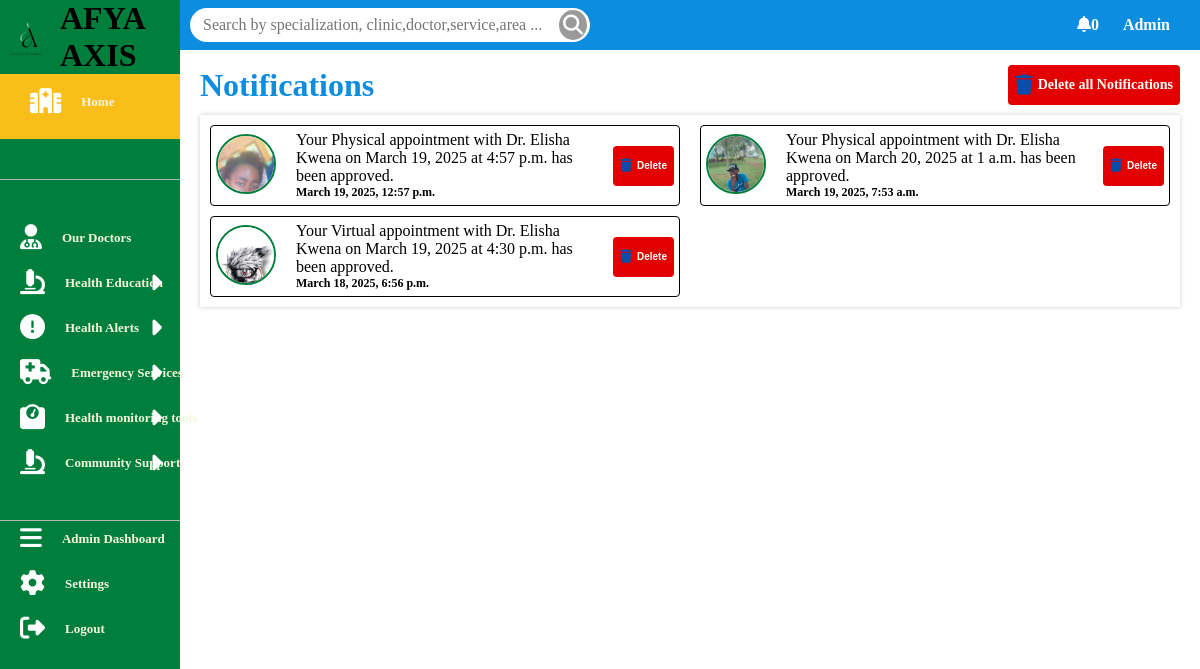
The app's page /notifications/user/ (signed in), older data.
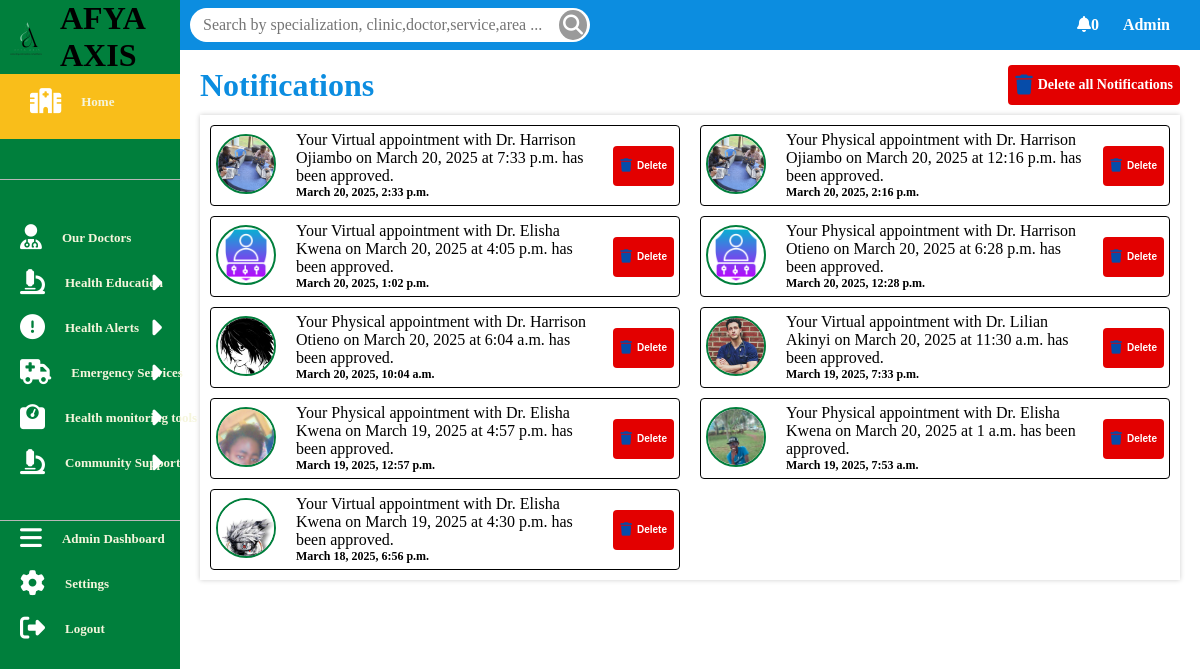
The same page, newer data.
### notifications/models.py (models this page shows, shortened)
class Notification(models.Model):
    user = models.ForeignKey(User, on_delete=models.CASCADE, related_name='notifications')
    message = models.TextField()
    created_at = models.DateTimeField(auto_now_add=True)
    is_read = models.BooleanField(default=False)
    profile_picture_url = models.URLField(blank=True, null=True)
    doctor_name = models.CharField(max_length=255, blank=True, null=True)
    clinic_name = models.CharField(max_length=255, blank=True, null=True)
    appointment_date = models.DateField(blank=True, null=True)
    appointment_time = models.TimeField(blank=True, null=True)
    appointment_type = models.CharField(max_length=255, blank=True, null=True)
    rejection_reason = models.TextField(blank=True, null=True)
    applicant_username = models.CharField(max_length=255, blank=True, null=True)  # Add this field
    applicant_first_name = models.CharField(max_length=255, blank=True, null=True)  # Add this field
    applicant_last_name = models.CharField(max_length=255, blank=True, null=True)  # Add this field

### notifications/views.py (the view)
# urls.py: path('user/', views.user_notifications, name='user_notifications'),
@login_required
def user_notifications(request):
    notifications = request.user.notifications.all().order_by('-created_at')
    context = {
        'notifications': notifications
    }
    return render(request, 'notifications/user_notifications.html', context)

### notifications/templatetags/notification_tags.py (called while the page is built)
@register.simple_tag(takes_context=True)
def user_unread_notifications_count(context):
    user = context['user']
    if user.is_authenticated:
        return Notification.objects.filter(user=user, is_read=False).count()
    return 0

### templates/notifications/user_notifications.html (shortened to what this page needs)
{% extends "base/layout.html" %}
{% load static %}
{% load notification_tags %}
{% block content %}
<div class="notificationsection">
    <div class="notificationstop">
        <h1>Notifications</h1>
        <form action="{% url 'delete_all_notifications' %}" method="post">
            <button>
                <i class="fa-solid fa-trash"></i>
                <h2>Delete all Notifications</h2>
            </button>
        </form>
    </div>
    <div class="notificationbox">
        {% for notification in notifications %}
        <div class="notifictiondiv">
            <div class="notificationleft">
                {% if notification.profile_picture_url %}
                <img src="{{ notification.profile_picture_url }}" alt="Profile Picture">
                {% else %}
                <img src="{% static 'images/admin-settings.png' %}" alt="">
                {% endif %}
            </div>
            {% if notification.rejection_reason %}
            <div class="notificationight">
                <p> Your {{ notification.appointment_type }}  with Dr. {{ notification.doctor_name }} on {{ notification.appointment_date }} at {{ notification.appointment_time }} has been disapproved due to {{ notification.rejection_reason }}.</p>
                <p style="font-size:12px;font-weight:900;"><strong>{{notification.created_at}}</strong></p>
            </div>
            {% else %}
            <div class="notificationight">
                <p> Your {{ notification.appointment_type }} appointment with {{ notification.doctor_name }} on {{ notification.appointment_date }} at {{ notification.appointment_time }} has been approved.</p>
                <p style="font-size:12px;font-weight:900;"><strong>{{notification.created_at}}</strong></p>
            </div>
            {% endif %}
            <div class="actionnote">
                {% if not notification.is_read %}
                <a class="mark" href="{% url 'mark_as_read_user' notification.id %}">Mark as read</a>
                {% else %}
                <form action="{% url 'delete_notification' notification.id %}" method="post">
                    <button class="deletemessage">
                        <i class="fa-solid fa-trash"></i>
                        <h2>Delete</h2>
                    </button>
                </form>
                {% endif %}
            </div>
        </div>
        {% empty %}
        <p style="font-size:16px;font-weight:800;">There are no notifications currently.</p>
        {% endfor %}
    </div>
</div>
{% endblock %}

### templates/base/layout.html (shortened to what this page needs)
{%load static%}
{% load notification_tags %}
<!DOCTYPE html>
<html lang="en">
<head>
    <link rel="stylesheet" href="{% static 'css/main.css'%}">
    <link rel="stylesheet" href="https://cdn.jsdelivr.net/npm/swiper@11.2.5/swiper-bundle.min.css">
    <link rel="stylesheet" href="{% static 'css/responsive.css' %}">
</head>
<body>
    <main>
        <div class="bodycontent">
            {% if user.is_staff and not user.is_superuser %}
                {% include 'doctors/sidebar.html' %}
            {% else %}
                {% include 'components/sidebar.html' %}
            {% endif %}
            <div class="mainbar">
                <div class="maincontents">
                    {%include 'components/navbar.html'%}
                    <div class="main">
                        {% block content %}
                        {% endblock %}
                    </div>
                </div>
            </div>
        </div>
    </main>
</body>
</html>

### templates/components/sidebar.html (shortened to what this page needs)
{%load static%}
<div class="sidebar">
    <div class="sidebarbox">
        <div class="head">
            <img src="{% static 'images/logo.png' %}" alt="">
            <h1>AFYA AXIS</h1>
        </div>
        <div class="topbox">
            <ul>
                <li><a href="{% url 'home' %}">
                    <i class="fa-solid fa-hospital"></i>
                    <h2>Home</h2>
                </a></li>
            </ul>
        </div>
        <hr>
        <div class="middlebox">
            <ul>
                <li>
                    <a href="{% url 'doctor_list' %}">
                    <i class="fa-solid fa-user-doctor"></i>
                    <h2>Our Doctors</h2>
                </a>
                </li>
                <li class="dropdown">
                    <a class="dropdown-btn">
                        <i class="fa-solid fa-microscope"></i>
                        <h2>Health Education</h2>
                        <i class="fa-solid fa-caret-down dropdown-icon"></i>
                    </a>
                </li>
                <li class="dropdown">
                    <a class="dropdown-btn">
                        <i class="fa-solid fa-circle-exclamation"></i>
                        <h2>Health Alerts</h2>
                        <i class="fa-solid fa-caret-down dropdown-icon"></i>
                    </a>
                </li>
                <li class="dropdown">
                    <a class="dropdown-btn">
                        <i class="fa-solid fa-truck-medical"></i>
                        <h2>Emergency Services</h2>
                        <i class="fa-solid fa-caret-down dropdown-icon"></i>
                    </a>
                </li>
                <li class="dropdown">
                    <a class="dropdown-btn">
                        <i class="fa-solid fa-weight-scale"></i>
                        <h2>Health monitoring tools</h2>
                        <i class="fa-solid fa-caret-down dropdown-icon"></i>
                    </a>
                </li>
                <li class="dropdown">
                    <a class="dropdown-btn">
                        <i class="fa-solid fa-microscope"></i>
                        <h2>Community Support</h2>
                        <i class="fa-solid fa-caret-down dropdown-icon"></i>
                    </a>
                </li>
            </ul>
        </div>
        <hr>
        <div class="bottombox">
            <ul>
                {% if user.is_authenticated and user.is_staff%}
                <li><a href="{% url 'dashboard_home' %}">
                    <i class="fa-solid fa-bars"></i>
                    <h2>Admin Dashboard</h2>
                </a></li>
                {%endif%}
                <li><a href="">
                    <i class="fa-solid fa-gear"></i>
                    <h2>Settings</h2>
                </a></li>
                {% if user.is_authenticated%}
                <li><a href="{% url 'logout' %}">
                    <i class="fa-solid fa-right-from-bracket"></i>
                    <h2>Logout</h2>
                </a></li>
                {%endif%}
            </ul>
        </div>
    </div>
</div>

### templates/components/navbar.html (shortened to what this page needs)
{% load notification_tags %}
<div class="maintop">
    <div class="search">
        <form action="{% url 'search'%}" method="GET">
            <input id="query" name="q" type="text" placeholder="Search by specialization, clinic,doctor,service,area ...">
            <button id="submit"><i class="fa-solid fa-magnifying-glass"></i></button>
        </form>
    </div>
    <div class="menus">
        {%if user.is_authenticated%}
        <div class="accounts">
            <a href="{% url 'user_notifications' %}"><i class="fa-solid fa-bell"></i><span>{% user_unread_notifications_count %}</span></a>
            <a href="{% url 'profile_view'%}">{{user.username}}</a>
        </div>
        {%else%}
        <div class="signs">
            <a href="{% url 'register' %}">Signup</a>
            <a href="{% url 'login' %}">Log in</a>
        </div>
        {%endif%}
    </div>
</div>

### templates/components/sidebar2.html (shortened to what this page needs)
{% load notification_tags %}

### static/css/main.css (style rules this page uses)
* { margin: 0; padding: 0; box-sizing: border-box; }
:root { --green:#007f3c; --blue:#0c8de0; --yellow:#f9be1a; }
body { width: 100%; }
body main { width: 100%; }
.bodycontent { width: 100%; display:flex; }
.sidebar { width: 15%; height: 100vh; position: fixed; }
.sidebar .sidebarbox { width: 100%; height: 100vh; background-color: #007f3c; }
.sidebarbox hr { border: none; height: 1px; background-color: rgb(184, 184, 184); }
.sidebarbox .head { width: 100%; display: flex; align-items: center; justify-content: left; gap: 10px; }
.head img { width: 50px; height: 50px; }
.sidebarbox .topbox { margin-bottom: 40px; padding: 10px; background-color: #f9be1a; }
.sidebarbox ul { list-style-type: none; }
.sidebarbox ul li { margin-bottom: 10px; }
.middlebox { margin-top: 40px; margin-bottom:40px ; }
.sidebarbox ul li a { display: block; margin: 0 10px; position: relative; display: flex; align-items: center; justify-content: left; gap: 20px; text-decoration: none; padding:5px 10px; border-radius: 5px; transition: .5s; cursor: pointer; }
.sidebarbox ul li a h2 { font-size: 13px; color: beige; text-wrap: nowrap; margin-right: 10px; }
.sidebarbox i { font-size: 25px; color: #ffffff; }
.sidebarbox ul li a .dropdown-icon { position: absolute; right: 5px; transform: rotate(-90deg); transition: transform 0.5s ease; }
.mainbar { width: 85%; margin-left: 15%; min-height: 100vh; }
.maincontents { width: 100%; }
.maintop { width: 85%; height: 50px; display: flex; align-items: center; justify-content: space-between; background-color: var(--blue); padding: 10px; gap: 10px; position: fixed; z-index: 10; }
.maintop .search { width: 40%; }
.search form { width: 100%; border-radius: 20px; display: flex; align-items: center; justify-content: space-between; position: relative; background-color: #ffffff; padding:0 3px; }
.search form input { width: 100%; padding:8px 10px; border-radius: 20px; border: none; color: #000000; font-family: 'Times New Roman', Times, serif; font-size: 16px; transition: .5s ease-in-out; }
.search form button { width: 30px; height: 30px; border: none; cursor: pointer; background-color: rgb(154, 154, 154); border-radius: 50%; }
.search form button i { color: #ffffff; font-size: 20px; }
.maintop .menus { width: 50%; padding: 10px; display: flex; align-items: center;justify-content: right; gap: 20px; z-index: 10; }
.menus a { text-decoration: none; text-transform: capitalize; font-weight: 900; color: #ffffff; padding: 7px 10px; border-radius: 5px; transition: .5s; }
.main { width: 100%; padding:55px 20px; }
.notificationsection { width: 100%; }
.notificationsection h1 { color: var(--blue); }
.notificationbox { width: 100%; display: grid; grid-template-columns: 1fr 1fr; grid-column-gap: 20px; grid-row-gap: 10px; padding: 10px; box-shadow: 0px 0px 5px 0px rgb(0, 0, 0,0.2); }
.notifictiondiv { display: flex; align-items: center; justify-content: space-between; gap: 20px; border: 1px solid black; padding: 5px; border-radius: 4px; }
.notificationleft img { width: 60px; height: 60px; object-fit: cover;object-position: top; border-radius: 50%; border: 2px solid var(--green); }
.actionnote { display: flex; align-items: center; justify-content: space-between; gap: 10px; }
.notificationight { width: 70%; }
.notificationstop { width: 100%; display: flex; align-items: center; justify-content: space-between; padding: 10px 0; }
.notificationstop h2 { color: #ffffff; font-size: 14px; font-family: 'Times New Roman', Times, serif; }
.notificationstop i { color: #064ca9; font-size: 20px; }
.actionnote .mark, .actionnote .paymentbutton, .notificationstop form button, .actionnote form button { display: flex; align-items: center; justify-content: space-between; padding: 7px; border-radius: 4px; gap: 5px; cursor: pointer; border: none; height: 40px; }
.actionnote .mark, .actionnote .paymentbutton h2, .actionnote form button h2 { font-size: 10px; color: #ffffff; text-decoration: none; }
.notificationstop button, .actionnote form .deletemessage { background-color: #e30000; }
.actionnote form .deletemessage i { color: #064ca9; }

Row changes from the older to the newer data that the page shows:
added Notification: profile_picture_url (picture), appointment_type "Virtual", doctor_name "Dr. Harrison Ojiambo", appointment_date "March 20, 2025", appointment_time "7:33 p.m.", created_at "March 20, 2025, 2:33 p.m.", is_read True (drawn)
added Notification: profile_picture_url (picture), appointment_type "Physical", doctor_name "Dr. Harrison Ojiambo", appointment_date "March 20, 2025", appointment_time "12:16 p.m.", created_at "March 20, 2025, 2:16 p.m.", is_read True (drawn)
added Notification: appointment_type "Virtual", doctor_name "Dr. Elisha Kwena", appointment_date "March 20, 2025", appointment_time "4:05 p.m.", created_at "March 20, 2025, 1:02 p.m.", is_read True (drawn)
added Notification: appointment_type "Physical", doctor_name "Dr. Harrison Otieno", appointment_date "March 20, 2025", appointment_time "6:28 p.m.", created_at "March 20, 2025, 12:28 p.m.", is_read True (drawn)
added Notification: profile_picture_url (picture), appointment_type "Physical", doctor_name "Dr. Harrison Otieno", appointment_date "March 20, 2025", appointment_time "6:04 a.m.", created_at "March 20, 2025, 10:04 a.m.", is_read True (drawn)
added Notification: profile_picture_url (picture), appointment_type "Virtual", doctor_name "Dr. Lilian Akinyi", appointment_date "March 20, 2025", appointment_time "11:30 a.m.", created_at "March 19, 2025, 7:33 p.m.", is_read True (drawn)
